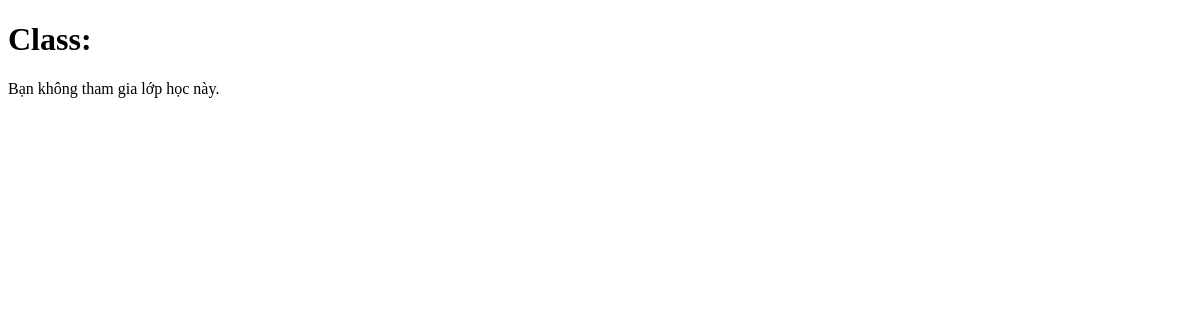
Page /student/class_information/3/3/ on the earlier database version.
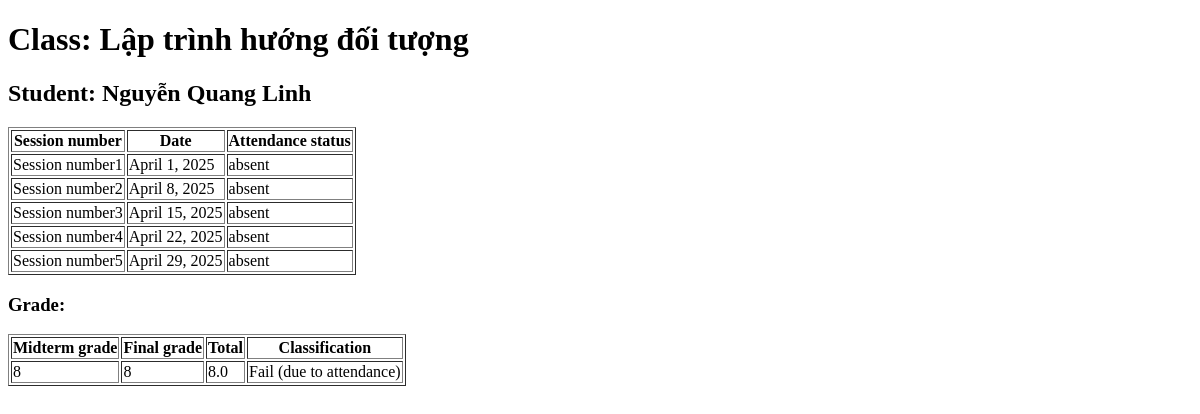
Same page on the later database version.
### main_site/models.py (models this page shows, shortened)
class Class(models.Model):
    term = models.ForeignKey(Term, on_delete=models.SET_NULL, null=True)
    lecturer = models.ForeignKey(Lecturer, on_delete=models.SET_NULL, null=True)
    subject = models.ForeignKey(Subject, on_delete=models.SET_NULL, null=True)
    start_day = models.DateField()
    start_time = models.TimeField(null=True)
    end_time = models.TimeField(null=True)
    sessions_number = models.IntegerField()

class Subject(models.Model):
    dean = models.ForeignKey(Lecturer, on_delete=models.SET_NULL, null=True)
    name = models.CharField(max_length=100, unique=True)
    credits = models.IntegerField()

class Class_Student(models.Model):
    class_obj = models.ForeignKey(Class, on_delete=models.SET_NULL, null=True)
    student = models.ForeignKey(Student, on_delete=models.SET_NULL, null=True)
    middle_term_point = models.IntegerField(blank=True, null=True)
    final_term_point = models.IntegerField(blank=True, null=True)
    def get_total_point(self):
        if self.middle_term_point and self.final_term_point:
            return (self.middle_term_point + self.final_term_point) / 2
        return None
    def get_classification(self):
        absent_count = 0
        attendance = Attendance.objects.filter(class_student=self)
        for att in attendance:
            att_date = Attendance_Date.objects.filter(class_obj=self.class_obj, session_order=att.session_order).first()
            if att_date.date <= timezone.now().date() and att.status == 'absent':
                absent_count += 1
        if absent_count / self.class_obj.sessions_number >= 0.2:
            return "Fail (due to attendance)"

class Student(models.Model):
    gender_choices = [
        ('male','male'),
        ('female','female'),
        ('other','other')
    ]
    username = models.CharField(max_length=100, unique=True)
    password = models.CharField(max_length=100)
    name = models.CharField(max_length=100)
    birth_day = models.DateField()
    email = models.EmailField(unique=True)
    phone_number = models.CharField(max_length=15, unique=True)
    gender = models.CharField(max_length=10, default='other')
    start_at = models.DateField()
    credits = models.IntegerField()
    graduate_at = models.DateField(null=True)

class Attendance_Date(models.Model):
    class_obj = models.ForeignKey(Class, on_delete=models.SET_NULL, null=True)
    date = models.DateField()
    session_order = models.IntegerField()
    start_time = models.TimeField(null=True)
    end_time = models.TimeField(null=True)

class Attendance(models.Model):
    status_choices = [
        ('present','present'),
        ('absent','absent'),
        ('late','late')
    ]
    class_student = models.ForeignKey(Class_Student, on_delete=models.SET_NULL, null=True)
    session_order = models.IntegerField()
    status = models.CharField(max_length=10, default='absent')

### main_site/views.py (the view)
# urls.py: path('student/class_information/<int:class_id>/<int:student_id>/', views.get_class_information_student, name='get_class_information_student'),
def get_class_information_student(request, class_id, student_id):
    context = {}
    class_obj = Class.objects.filter(id=class_id).first()
    if not class_obj:
        context['error_message'] = 'Lớp học không tồn tại.'
        return render(request, 'student/class_information.html', context)
    context['class_obj'] = class_obj
    class_student = Class_Student.objects.filter(
        class_obj=class_obj,
        student__id=student_id
    ).first()
    if not class_student:
        context['error_message'] = 'Sinh viên không học lớp này.'
        return render(request, 'student/class_information.html', context)
    attendance_date_list = Attendance_Date.objects.filter(class_obj=class_obj).order_by('session_order')
    attendance_records = Attendance.objects.filter(class_student=class_student)
    attendance_dict = {att.session_order: att.status for att in attendance_records}
    attendance_data = []
    for att_date in attendance_date_list:
        if att_date.date <= timezone.now().date():
            status = attendance_dict.get(att_date.session_order, None)
        else:
            status = None  # Buổi học tương lai
        attendance_data.append((att_date.session_order, att_date.date, status))
    context['class_student'] = class_student
    context['attendance_data'] = attendance_data
    context['total_point'] = class_student.get_total_point()
    context['classification'] = class_student.get_classification()
    return render(request, 'student/class_information.html', context)

### main_site/templates/student/class_information.html
{% extends "base/base.html" %}
{% block content %}
<h1>Class: {{ class_obj.subject.name }}</h1>
{% if class_student %}
    <h2>Student: {{ class_student.student.name }}</h2>
    <table border="1">
        <tr>
            <th>Session number</th>
            <th>Date</th>
            <th>Attendance status</th>
        </tr>
        {% for session_order, date, status in attendance_data %}
            <tr>
                <td>Session number{{ session_order }}</td>
                <td>{{ date }}</td>
                <td>
                    {% if status %}
                        {% if status == "present" %}present
                        {% elif status == "absent" %}absent
                        {% elif status == "late" %}late
                        {% else %}{{ status }}
                        {% endif %}
                    {% else %}
                        no attendance
                    {% endif %}
                </td>
            </tr>
        {% endfor %}
    </table>
    <h3>Grade:</h3>
    <table border="1">
        <tr>
            <th>Midterm grade</th>
            <th>Final grade</th>
            <th>Total</th>
            <th>Classification</th>
        </tr>
        <tr>
            <td>{{ class_student.middle_term_point }}</td>
            <td>{{ class_student.final_term_point }}</td>
            <td>{{ class_student.get_total_point }}</td>
            <td>{{ class_student.get_classification }}</td>
        </tr>
    </table>
{% else %}
    <p>Bạn không tham gia lớp học này.</p>
{% endif %}
{% endblock content %}

Differences in the rows shown:
added Class: subject.name "Lập trình hướng đối tượng"
added Class_Student: student.name "Nguyễn Quang Linh", middle_term_point "8", final_term_point "8", get_total_point "8.0", get_classification "Fail (due to attendance)"
added Attendance_Date: attendance_data "April 1, 2025"
added Attendance_Date: attendance_data "April 8, 2025"
added Attendance_Date: attendance_data "April 15, 2025"
added Attendance_Date: attendance_data "April 22, 2025"
added Attendance_Date: attendance_data "April 29, 2025"
Other differences:
text no longer shown: "Bạn không tham gia lớp học này."
text now shown: "Student: Session number Date Attendance status Grade: Midterm grade Final grade Total Classification"
new list line: "Session number 1 absent"
new list line: "Session number 2 absent"
new list line: "Session number 3 absent"
new list line: "Session number 4 absent"
new list line: "Session number 5 absent"
